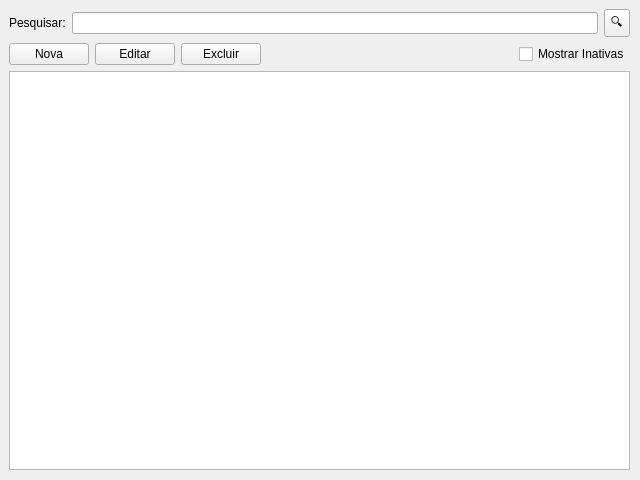
<?xml version="1.0" encoding="UTF-8"?>
<ui version="4.0">
 <class>ContasWidget</class>
 <widget class="QWidget" name="ContasWidget">
  <property name="geometry">
   <rect>
    <x>0</x>
    <y>0</y>
    <width>640</width>
    <height>480</height>
   </rect>
  </property>
  <property name="minimumSize">
   <size>
    <width>640</width>
    <height>480</height>
   </size>
  </property>
  <property name="windowTitle">
   <string>Form</string>
  </property>
  <widget class="QWidget" name="verticalLayoutWidget">
   <property name="geometry">
    <rect>
     <x>9</x>
     <y>9</y>
     <width>621</width>
     <height>461</height>
    </rect>
   </property>
   <layout class="QVBoxLayout" name="layPrincipal">
    <item>
     <layout class="QHBoxLayout" name="layPesquisa">
      <item>
       <widget class="QLabel" name="lblPesquisar">
        <property name="text">
         <string>Pesquisar:</string>
        </property>
       </widget>
      </item>
      <item>
       <widget class="QLineEdit" name="edtPesquisar"/>
      </item>
      <item>
       <widget class="QToolButton" name="btnPesquisar">
        <property name="text">
         <string>🔍</string>
        </property>
        <property name="checkable">
         <bool>false</bool>
        </property>
       </widget>
      </item>
     </layout>
    </item>
    <item>
     <layout class="QHBoxLayout" name="layFerramentas">
      <item>
       <widget class="QPushButton" name="btnNova">
        <property name="text">
         <string>Nova</string>
        </property>
       </widget>
      </item>
      <item>
       <widget class="QPushButton" name="btnEditar">
        <property name="text">
         <string>Editar</string>
        </property>
       </widget>
      </item>
      <item>
       <widget class="QPushButton" name="btnExcluir">
        <property name="text">
         <string>Excluir</string>
        </property>
       </widget>
      </item>
      <item>
       <spacer name="spacer">
        <property name="orientation">
         <enum>Qt::Orientation::Horizontal</enum>
        </property>
        <property name="sizeHint" stdset="0">
         <size>
          <width>40</width>
          <height>20</height>
         </size>
        </property>
       </spacer>
      </item>
      <item>
       <widget class="QCheckBox" name="chkMostrarInativas">
        <property name="text">
         <string>Mostrar Inativas</string>
        </property>
       </widget>
      </item>
     </layout>
    </item>
    <item>
     <widget class="QTableView" name="tblContas"/>
    </item>
   </layout>
  </widget>
 </widget>
 <resources/>
 <connections/>
</ui>
